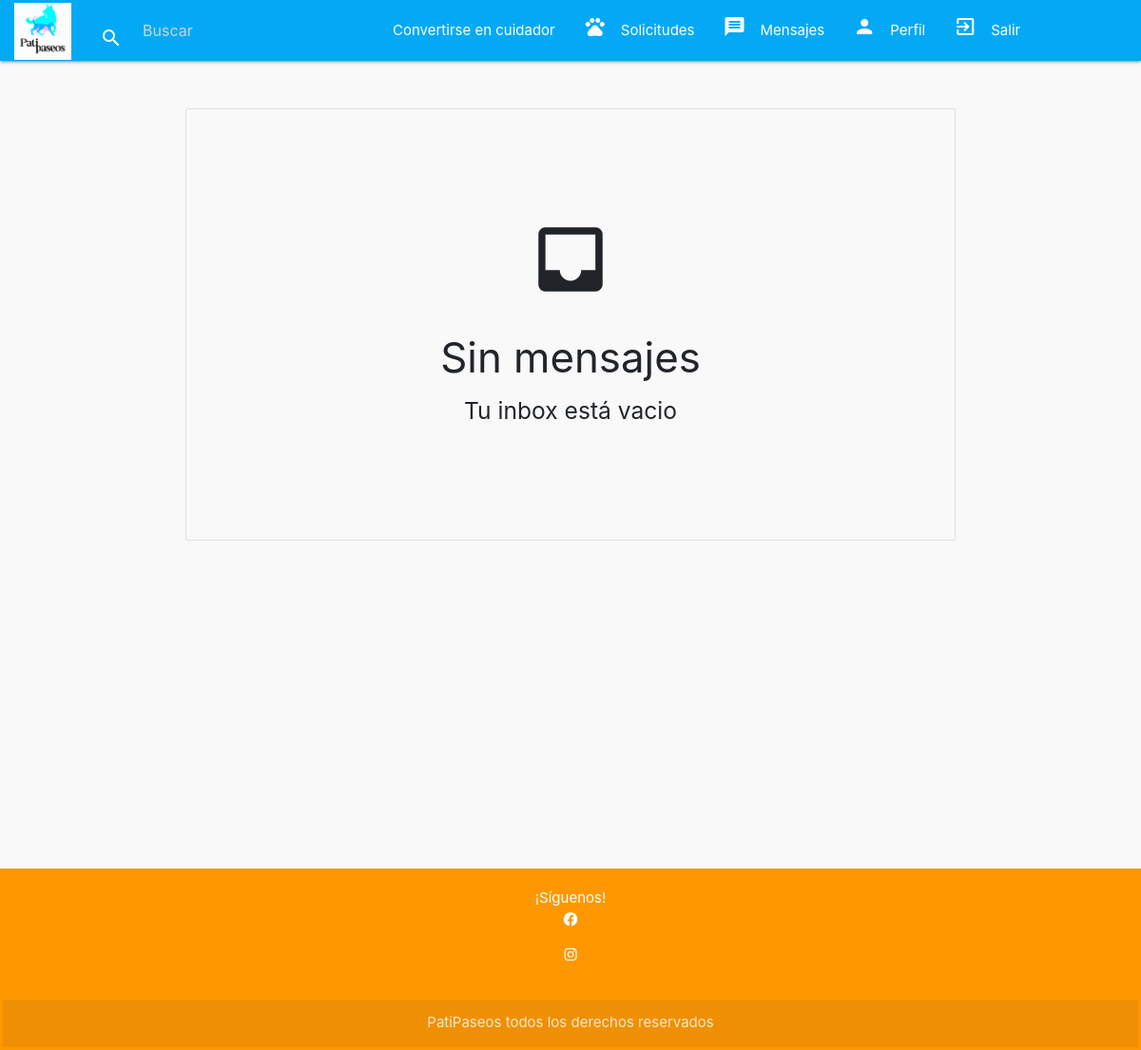
/inbox/ (signed in), run on an earlier commit of the app's database.
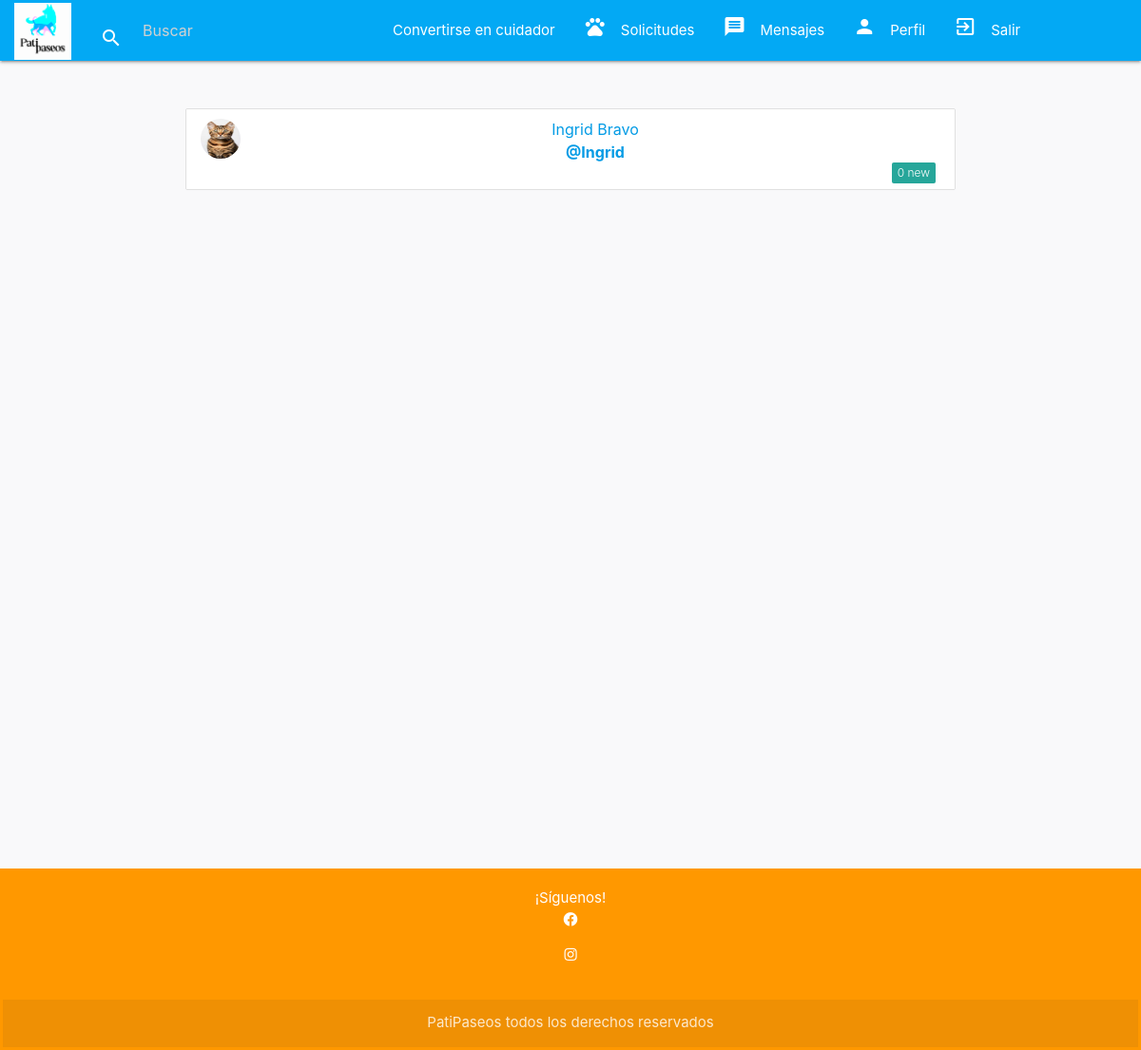
And on a later commit of the database.
### app_mascotas/models.py (models this page shows)
class Propietario(AbstractUser):
    rut = models.CharField(max_length=20, unique=True, default="")
    direccion = models.CharField(max_length=255, default="")
    imagen = models.ImageField(upload_to="imgprod", null=True, blank=True)
    es_cuidador = models.BooleanField(default=False)
    telefono = models.CharField(max_length=15, blank=True, null=True)

### app_mascotas/views.py (the view)
# urls.py: path('inbox/', views.inbox, name='inbox'),
@login_required
def inbox(request):
    user = request.user
    messages = Mensaje.get_messages(user)
    recipients = Propietario.objects.exclude(pk=request.user.id)
    contexto = {
        'messages': messages,
        'recipients': recipients
    }
    return render(request, 'app_mascotas/inbox.html', contexto)

### app_mascotas/models.py (called while the page is built)
    @classmethod
    def get_messages(cls, user):
        messages = (
            cls.objects
            .filter(user=user)
            .values('recipient')
            .annotate(last=Max('date'))
            .order_by('-last')
        )
        users = [
            {
                'user': Propietario.objects.get(pk=message['recipient']),
                'last': message['last'],
                'unread': cls.objects.filter(user=user, recipient__pk=message['recipient'], is_read=False).count()
            }
            for message in messages
        ]
        return users

### app_mascotas/templates/app_mascotas/inbox.html (shortened to what this page needs)
{% extends "app_mascotas/base.html" %}
{% load static %}
{% load crispy_forms_tags %}
{% block content %}
<div class="container">
    <ul class="collection">
        {% for message in messages %}
        <a href="{% url 'conversation' message.user.username %}">
            <li class="collection-item avatar">
                {% if message.user.imagen %}
                    <img src="{{ message.user.imagen.url }}" class="circle responsive-img">
                {% else %}
                    <img src="{% static 'img/no_avatar.jpg' %}" class="circle responsive-img">
                {% endif %}
                    <span class="title">{{ message.user.first_name }} {{ message.user.last_name }}</span>
                    <p><b>@{{ message.user.username }}</b></p>
                    <span class="new badge">{{ message.unread }}</span>
            </li>
            </a>
        {% empty %}
            <div class="center-align">
                <br><br><br><br><br>
                <i class="material-icons large">inbox</i>
                <h3>Sin mensajes</h3>
                <h5>Tu inbox está vacio</h5>
                <br><br><br><br><br>
            </div>
        {% endfor %}
    </ul>
</div>
{% endblock %}

What changed in the data, as far as the page shows it:
now on this page (row edited): Propietario: user.imagen (picture), user.first_name "Ingrid", user.last_name "Bravo", user.username "Ingrid", unread "0"
Also different on the page:
text no longer shown: "Sin mensajes Tu inbox está vacio"
